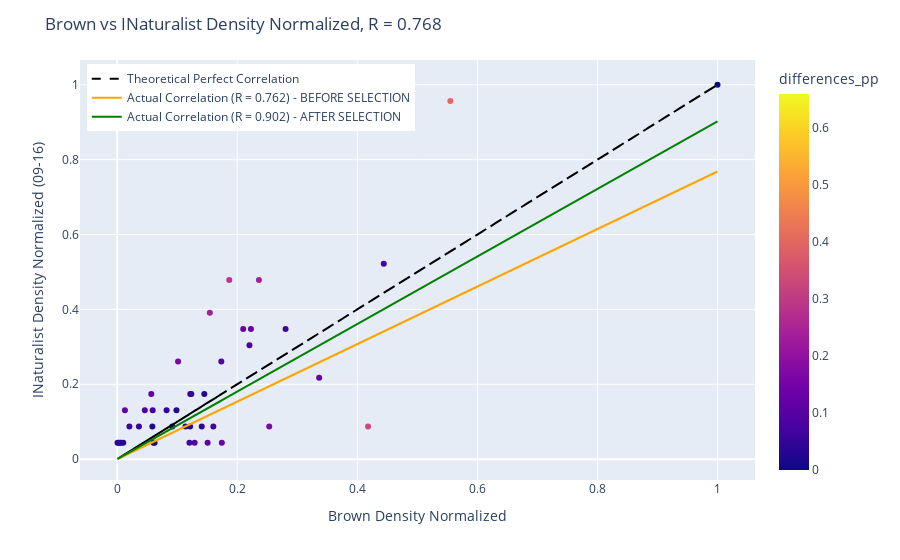

This figure's notebook cell:
### Markdown cell above
anyway when calcultaing corr I need to at least normalize by the total number of sightings per dataset

### Code cell
# display(common_inat_brown_50)
common_inat_brown_50['color_value_brown_normalized'] = common_inat_brown_50['color_value_brown']/common_inat_brown_50['color_value_brown'].max()
common_inat_brown_50['color_value_inat_normalized'] = common_inat_brown_50['color_value_inat']/common_inat_brown_50['color_value_inat'].max()

# Calculate the correlation value
correlation_value = common_inat_brown_50['color_value_brown_normalized'].corr(common_inat_brown_50['color_value_inat_normalized'])

print(f'{correlation_value = }')

# Define the custom trendline function
def custom_trendline(x, slope=correlation_value):
    return slope * x

# make custom corr_like function taking the difference between the normalized
difference_list = []
for row in common_inat_brown_50.index:
    difference_list.append(abs(list(common_inat_brown_50['color_value_brown_normalized'])[row] - list(common_inat_brown_50['color_value_inat_normalized'])[row]))
    
common_inat_brown_50['differences_pp'] = difference_list

fig_normalized = px.scatter(common_inat_brown_50,
                            x='color_value_brown_normalized',
                            y='color_value_inat_normalized',
                            trendline_scope="overall",
                            trendline_color_override='blue',
                            color='differences_pp'
                            )
fig_normalized.update_traces(showlegend=False)

fig_normalized.add_scatter(x=common_inat_brown_50['color_value_brown_normalized'],
                           y=custom_trendline(common_inat_brown_50['color_value_brown_normalized'], slope=1),
                           mode='lines',
                           line=dict(color='black', width=2, dash = 'dash'),
                           name='Theoretical Perfect Correlation')

fig_normalized.add_scatter(x=common_inat_brown_50['color_value_brown_normalized'],
                           y=custom_trendline(common_inat_brown_50['color_value_brown_normalized']),
                           mode='lines',
                           line=dict(color='orange', width=2),
                           name='Actual Correlation (R = 0.762) - BEFORE SELECTION')

fig_normalized.add_scatter(x=common_inat_brown_50['color_value_brown_normalized'],
                           y=custom_trendline(common_inat_brown_50['color_value_brown_normalized'], slope=0.902),
                           mode='lines',
                           line=dict(color='green', width=2),
                           name='Actual Correlation (R = 0.902) - AFTER SELECTION')

fig_normalized.update_layout(xaxis_title="Brown Density Normalized",
                            yaxis_title="INaturalist Density Normalized (09-16)",
                            title=f'Brown vs INaturalist Density Normalized, R = {round(correlation_value, 3)}',)
fig_normalized.update_layout(legend=dict(
    yanchor="top",
    y=0.99,
    xanchor="left",
    x=0.01
))
fig_normalized.show()

### Figure 1 — Plotly figure (JSON) as saved in the notebook; plotly's stock layout.template omitted (floating-point values rounded to 4 significant figures)
{"data": [{"hovertemplate": "color_value_brown_normalized=%{x}<br>color_value_inat_normalized=%{y}<br>differences_pp=%{marker.color}<extra></extra>", "legendgroup": "", "marker": {"color": [0.04295, 0.04135, 0.1309, 0.03167, 0.2915, 0.1663, 0.125, 0.0666, 0.01882, 0.6585, 0.04813, 0.03905, 0.05393, 0.3309, 0.1071, 0.01705, 0.237, 0.05037, 0.004725, 0.07688, 0.1191, 0.07322, 0.08555, 0.07767, 0, 0.08399, 0.03711, 0.02837, 0.08742, 0.2422, 0.4015, 0.0673, 0.02878, 0.1175, 0.1595, 0.1171, 0.02685, 0.1379, 0.03446, 0.05214, 0.08442, 0.03339, 0.07132, 0.05067], "coloraxis": "coloraxis", "symbol": "circle"}, "mode": "markers", "name": "", "orientation": "v", "showlegend": false, "type": "scatter", "x": [0.000531, 0.002124, 0.1743, 0.09876, 0.1867, 0.2533, 0.2228, 0.02035, 0.0623, 0.2545, 0.0823, 0.004425, 0.1409, 0.4179, 0.1506, 0.06053, 0.1543, 0.1235, 0.09168, 0.1204, 0.3365, 0.1602, 0.129, 0.4441, 1, 0.2204, 0.006372, 0.05858, 0.1735, 0.2361, 0.555, 0.2805, 0.1451, 0.01292, 0.1014, 0.05681, 0.1138, 0.2099, 0.1214, 0.1218, 0.04602, 0.01009, 0.05912, 0.03628], "xaxis": "x", "y": [0.04348, 0.04348, 0.04348, 0.1304, 0.4783, 0.08696, 0.3478, 0.08696, 0.04348, 0.913, 0.1304, 0.04348, 0.08696, 0.08696, 0.04348, 0.04348, 0.3913, 0.1739, 0.08696, 0.04348, 0.2174, 0.08696, 0.04348, 0.5217, 1, 0.3043, 0.04348, 0.08696, 0.2609, 0.4783, 0.9565, 0.3478, 0.1739, 0.1304, 0.2609, 0.1739, 0.08696, 0.3478, 0.08696, 0.1739, 0.1304, 0.04348, 0.1304, 0.08696], "yaxis": "y"}, {"line": {"color": "black", "dash": "dash", "width": 2}, "mode": "lines", "name": "Theoretical Perfect Correlation", "type": "scatter", "x": [0.000531, 0.002124, 0.1743, 0.09876, 0.1867, 0.2533, 0.2228, 0.02035, 0.0623, 0.2545, 0.0823, 0.004425, 0.1409, 0.4179, 0.1506, 0.06053, 0.1543, 0.1235, 0.09168, 0.1204, 0.3365, 0.1602, 0.129, 0.4441, 1, 0.2204, 0.006372, 0.05858, 0.1735, 0.2361, 0.555, 0.2805, 0.1451, 0.01292, 0.1014, 0.05681, 0.1138, 0.2099, 0.1214, 0.1218, 0.04602, 0.01009, 0.05912, 0.03628], "y": [0.000531, 0.002124, 0.1743, 0.09876, 0.1867, 0.2533, 0.2228, 0.02035, 0.0623, 0.2545, 0.0823, 0.004425, 0.1409, 0.4179, 0.1506, 0.06053, 0.1543, 0.1235, 0.09168, 0.1204, 0.3365, 0.1602, 0.129, 0.4441, 1, 0.2204, 0.006372, 0.05858, 0.1735, 0.2361, 0.555, 0.2805, 0.1451, 0.01292, 0.1014, 0.05681, 0.1138, 0.2099, 0.1214, 0.1218, 0.04602, 0.01009, 0.05912, 0.03628]}, {"line": {"color": "orange", "width": 2}, "mode": "lines", "name": "Actual Correlation (R = 0.762) - BEFORE SELECTION", "type": "scatter", "x": [0.000531, 0.002124, 0.1743, 0.09876, 0.1867, 0.2533, 0.2228, 0.02035, 0.0623, 0.2545, 0.0823, 0.004425, 0.1409, 0.4179, 0.1506, 0.06053, 0.1543, 0.1235, 0.09168, 0.1204, 0.3365, 0.1602, 0.129, 0.4441, 1, 0.2204, 0.006372, 0.05858, 0.1735, 0.2361, 0.555, 0.2805, 0.1451, 0.01292, 0.1014, 0.05681, 0.1138, 0.2099, 0.1214, 0.1218, 0.04602, 0.01009, 0.05912, 0.03628], "y": [0.000408, 0.001632, 0.134, 0.07588, 0.1435, 0.1946, 0.1712, 0.01564, 0.04787, 0.1956, 0.06324, 0.0034, 0.1082, 0.3211, 0.1157, 0.04651, 0.1186, 0.09492, 0.07044, 0.09247, 0.2585, 0.1231, 0.09914, 0.3412, 0.7683, 0.1693, 0.004896, 0.04501, 0.1333, 0.1814, 0.4265, 0.2155, 0.1115, 0.009927, 0.07792, 0.04365, 0.08744, 0.1613, 0.09329, 0.09356, 0.03536, 0.007751, 0.04542, 0.02788]}, {"line": {"color": "green", "width": 2}, "mode": "lines", "name": "Actual Correlation (R = 0.902) - AFTER SELECTION", "type": "scatter", "x": [0.000531, 0.002124, 0.1743, 0.09876, 0.1867, 0.2533, 0.2228, 0.02035, 0.0623, 0.2545, 0.0823, 0.004425, 0.1409, 0.4179, 0.1506, 0.06053, 0.1543, 0.1235, 0.09168, 0.1204, 0.3365, 0.1602, 0.129, 0.4441, 1, 0.2204, 0.006372, 0.05858, 0.1735, 0.2361, 0.555, 0.2805, 0.1451, 0.01292, 0.1014, 0.05681, 0.1138, 0.2099, 0.1214, 0.1218, 0.04602, 0.01009, 0.05912, 0.03628], "y": [0.0004789, 0.001916, 0.1573, 0.08908, 0.1684, 0.2285, 0.201, 0.01836, 0.0562, 0.2296, 0.07424, 0.003991, 0.1271, 0.3769, 0.1359, 0.0546, 0.1392, 0.1114, 0.0827, 0.1086, 0.3035, 0.1445, 0.1164, 0.4006, 0.902, 0.1988, 0.005747, 0.05284, 0.1565, 0.213, 0.5006, 0.253, 0.1309, 0.01165, 0.09148, 0.05125, 0.1027, 0.1893, 0.1095, 0.1098, 0.04151, 0.0091, 0.05332, 0.03273]}], "layout": {"coloraxis": {"colorbar": {"title": {"text": "differences_pp"}}, "colorscale": [[0, "#0d0887"], [0.1111, "#46039f"], [0.2222, "#7201a8"], [0.3333, "#9c179e"], [0.4444, "#bd3786"], [0.5556, "#d8576b"], [0.6667, "#ed7953"], [0.7778, "#fb9f3a"], [0.8889, "#fdca26"], [1, "#f0f921"]]}, "legend": {"tracegroupgap": 0, "x": 0.01, "xanchor": "left", "y": 0.99, "yanchor": "top"}, "margin": {"t": 60}, "title": {"text": "Brown vs INaturalist Density Normalized, R = 0.768"}, "xaxis": {"anchor": "y", "domain": [0, 1], "title": {"text": "Brown Density Normalized"}}, "yaxis": {"anchor": "x", "domain": [0, 1], "title": {"text": "INaturalist Density Normalized (09-16)"}}}}
